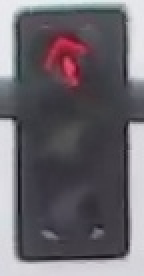
#> input picture traffic_light_images/test/red/02ebf5b7-739f-4a80-a719-e0c465a5d390.jpg, 72 x 138 px (shown 2 times larger)
$ python -i test.py   (imports and definitions only)
#> lines starting #> are read from the running program, lines starting #| are printed output that depends on the picture; after the words box and inside, x2 and y2 are one past the last pixel; in counts of white or black regions, pixels touching at a corner belong together
### helpers.py
# Helper functions

import os
import glob # 폴더에서 이미지를 불러오기 위한 라이브러리
import matplotlib.image as mpimg


# 이 함수는 이미지와 라벨을 불러오고 리스트에 추가
# 리스트는 모든 이미지와 관련 라벨이 포함
# 예를 들어 데이터를 불러온 후 im_list[0][:]가 리스트의 첫번째 이미지-라벨 쌍
def load_dataset(image_dir):

#> called with image_dir = 'traffic_light_images/training/'
    im_list = []
    image_types = ["red", "yellow", "green"]

    for im_type in image_types:

        # glob는 "image_dir/im_type/*" 경로에 있는 모든 이미지를 읽음
        for file in glob.glob(os.path.join(image_dir, im_type, "*")):

            # 이미지에서 읽음
            im = mpimg.imread(file)
#> im is the input picture: shape (138, 72, 3); mean R, G, B 106.5, 102, 108.6

            # 이미지가 존재하는지/이미지가 올바르게 읽혔는지 확인
            if not im is None:
                # 이미지와 이미지의 타입(색상)을 리스트에 추가
                im_list.append((im, im_type))

    return im_list

### test.py
import cv2 # computer vision library
import helpers # helper functions

import random
import numpy as np
import matplotlib.pyplot as plt
import matplotlib.image as mpimg # for loading in images

'''
Function
'''
# This function should take in an RGB image and return a new, standardized version
def standardize_input(image):

    ## TODO: Resize image and pre-process so that all "standard" images are the same size
    copy_im = np.copy(image)

    # Define how many pixels to slice off the sides of the original image
    crop_percent = 10
    row_crop = int(copy_im.shape[1] * crop_percent /100)
    col_crop = int(copy_im.shape[0] * crop_percent /100)

    # Using image slicing, subtract the row_crop from top/bottom and col_crop from left/right
    cropped_copy_im = image[row_crop:-row_crop, col_crop:-col_crop, :]
    standard_im = cv2.resize(cropped_copy_im, (32, 32))

    return standard_im

## TODO: One hot encode an image label
## Given a label - "red", "green", or "yellow" - return a one-hot encoded label

# Examples:
# one_hot_encode("red") should return: [1, 0, 0]
# one_hot_encode("yellow") should return: [0, 1, 0]
# one_hot_encode("green") should return: [0, 0, 1]

def one_hot_encode(label):

    ## TODO: Create a one-hot encoded label that works for all classes of traffic lights

    if label =='red':
        one_hot_encoded = [1, 0, 0]
    elif label == 'yellow':
        one_hot_encoded =[0, 1, 0]
    else:
        one_hot_encoded = [0 ,0, 1]

    return one_hot_encoded

def standardize(image_list):

    # Empty image data array
    standard_list = []

    # Iterate through all the image-label pairs
    for item in image_list:
        image = item[0]
        label = item[1]

        # Standardize the image
        standardized_im = standardize_input(image)

        # One-hot encode the label
        one_hot_label = one_hot_encode(label)

        # Append the image, and it's one hot encoded label to the full, processed list of image data
        standard_list.append((standardized_im, one_hot_label))
#> this loop made 4 passes
#> pass 1, in standardize_input, `cropped_copy_im = image[row_crop:-row_crop, col_crop:-col_crop, :]`:
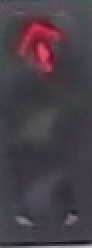
#> cropped_copy_im: shape (124, 46, 3) (shown 2 times larger); mean R, G, B 72.7, 63.8, 71.3
#> pass 1, in standardize_input, `standard_im = cv2.resize(cropped_copy_im, (32, 32))`:
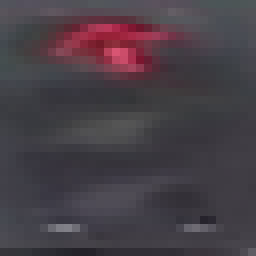
#> standard_im: shape (32, 32, 3) (shown 8 times larger); mean R, G, B 71.7, 62.9, 70.3
#> pass 2, in standardize_input (call 2), `cropped_copy_im = image[row_crop:-row_crop, col_crop:-col_crop, :]`:
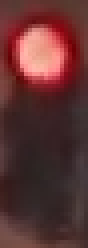
#> cropped_copy_im: shape (62, 22, 3) (shown 4 times larger); mean R, G, B 93.9, 50.3, 49.7
#> after the loop:
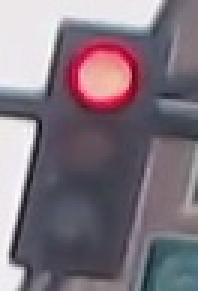
#> image: shape (97, 66, 3) (shown 3 times larger); mean R, G, B 128, 116.4, 126.5

    return standard_list

'''
Execution
'''
# Image data directories
IMAGE_DIR_TRAINING = "traffic_light_images/training/"
IMAGE_DIR_TEST = "traffic_light_images/test/"

# Using the load_dataset function in helpers.py
# Load training data
IMAGE_LIST = helpers.load_dataset(IMAGE_DIR_TRAINING)

## TODO: Write code to display an image in IMAGE_LIST (try finding a yellow traffic light!)
## TODO: Print out 1. The shape of the image and 2. The image's label

# The first image in IMAGE_LIST is displayed below (without information about shape or label)

#image number, i
i = 750

# [1 line that did not run here, left out]
# [1 line that did not run here, left out]
# [6 lines not run here, left out]

# Importing the tests
import test_functions
# [1 line that did not run here, left out]

# Test for one_hot_encode function
# [1 line not run here, left out]

# Standardize all training images
STANDARDIZED_LIST = standardize(IMAGE_LIST)

## TODO: Display a standardized image and its label
# [3 lines not run here, left out]

f, (ax1, ax2) = plt.subplots(1, 2, figsize=(20,10))
# [4 lines not run here, left out]

# Convert and image to HSV colorspace
# Visualize the individual color channels

image_num = 750
# [1 line that did not run here, left out]
# [1 line that did not run here, left out]

# Convert to HSV
# [1 line that did not run here, left out]

# Print image label
# [1 line not run here, left out]

# HSV channels
# [1 line that did not run here, left out]
# [1 line that did not run here, left out]
# [1 line that did not run here, left out]

# Plot the original image and the three channels
f, (ax1, ax2, ax3, ax4) = plt.subplots(1, 4, figsize=(20,10))
# [8 lines not run here, left out]

## TODO: Create a brightness feature that takes in an RGB image and outputs a feature vector and/or value
## This feature should use HSV colorspace values


def create_hsv(rgb_image):

    ## TODO: Convert image to HSV color space
    hsv = cv2.cvtColor(rgb_image, cv2.COLOR_RGB2HSV)

    ## Add up all the pixel values and calculate the average brightness
    area =hsv.shape[0]*hsv.shape[1] #pixels

    #H channel
    h_sum_brightness = np.sum(hsv[:,:,0])
    h_avg = h_sum_brightness/area

    #S channel
    s_sum_brightness = np.sum(hsv[:,:,1])
    s_avg = s_sum_brightness/area

    #V channel
    v_sum_brightness = np.sum(hsv[:,:,2])
    v_avg = v_sum_brightness/area


    return h_avg, s_avg, v_avg


    ## TODO: Create and return a feature value and/or vector


def create_mask_image(rgb_image,label):

    #Convert image to HSV color space
    hsv = cv2.cvtColor(rgb_image, cv2.COLOR_RGB2HSV)

    #analyze histogram
    if label == 'red':
        red_mask1 = cv2.inRange(hsv, (0,30,50), (10,255,255))
        red_mask2 = cv2.inRange(hsv, (150,40,50), (180,255,255))
        mask = cv2.bitwise_or(red_mask1,red_mask2)

    elif label == 'yellow':
        mask = cv2.inRange(hsv, (10,10,110), (30,255,255))

    #green
    else:
        mask = cv2.inRange(hsv, (45,40,120), (95,255,255))

    res = cv2.bitwise_and(rgb_image,rgb_image,mask = mask)

    return res

def create_feature(rgb_image):

    h,s,v = create_hsv(rgb_image)
#> in create_hsv, `hsv = cv2.cvtColor(rgb_image, cv2.COLOR_RGB2HSV)`: hsv: shape (138, 72, 3); mean H, S, V 125.2, 28.6, 111.9
#> in create_hsv, `h_sum_brightness = np.sum(hsv[:,:,0])`: h_sum_brightness = 1244230
#> in create_hsv, `h_avg = h_sum_brightness/area`: h_avg = 125.2
#> in create_hsv, `s_sum_brightness = np.sum(hsv[:,:,1])`: s_sum_brightness = 284333
#> in create_hsv, `s_avg = s_sum_brightness/area`: s_avg = 28.62
#> in create_hsv, `v_sum_brightness = np.sum(hsv[:,:,2])`: v_sum_brightness = 1111382
#> in create_hsv, `v_avg = v_sum_brightness/area`: v_avg = 111.9
#> h = 125.2; s = 28.62; v = 111.9
    image = np.copy (rgb_image)

    #apply mask
    red_mask = create_mask_image(image,'red')
#> in create_mask_image, `red_mask1 = cv2.inRange(hsv, (0,30,50), (10,255,255))`:
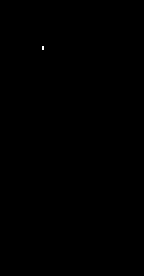
#> red_mask1: shape (138, 72) (shown 2 times larger); 0.02% white in thin lines or dots, all inside (x1, y1, x2, y2) = (21, 23, 22, 25)
#> in create_mask_image, `red_mask2 = cv2.inRange(hsv, (150,40,50), (180,255,255))`:
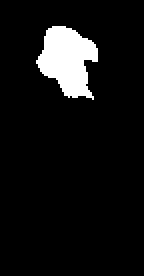
#> red_mask2: shape (138, 72) (shown 2 times larger); 7.3% white; 1 white region, box (x1, y1, x2, y2) and area: (18, 13, 49, 50) 727
#> in create_mask_image, `mask = cv2.bitwise_or(red_mask1,red_mask2)`: mask: shape (138, 72); 7.3% white; 1 white region, box (x1, y1, x2, y2) and area: (18, 13, 49, 50) 729
#> in create_mask_image, `res = cv2.bitwise_and(rgb_image,rgb_image,mask = mask)`:
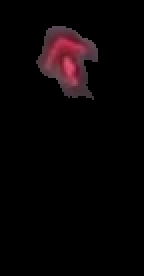
#> res: shape (138, 72, 3) (shown 2 times larger); mean R, G, B 8.3, 4, 5
    yellow_mask = create_mask_image(image,'yellow')
#> in create_mask_image (call 2), `mask = cv2.inRange(hsv, (10,10,110), (30,255,255))`: mask: shape (138, 72); every value is 0
#> in create_mask_image (call 2), `res = cv2.bitwise_and(rgb_image,rgb_image,mask = mask)`: res: shape (138, 72, 3); every value is 0
    green_mask = create_mask_image(image,'green')
#> in create_mask_image (call 3), `mask = cv2.inRange(hsv, (45,40,120), (95,255,255))`: mask: shape (138, 72); 0.07% white in thin lines or dots, all inside (x1, y1, x2, y2) = (17, 4, 36, 6)

    #slice into 3 parts, up, middle, down
    up = red_mask[0:10, :, :]
    middle = yellow_mask[11:20, :, :]
    down = green_mask[21:32, :, :]


    #find out hsv values based on each of the 3 parts

    h_up, s_up, v_up = create_hsv(up)
#> h_up = 0; s_up = 0; v_up = 0
    h_middle, s_middle, v_middle = create_hsv(middle)
#> h_middle = 0; s_middle = 0; v_middle = 0
    h_down, s_down, v_down = create_hsv(down)
#> h_down = 0; s_down = 0; v_down = 0

    #v in hsv can detect whether theres value in up,middle or down

#> (the run stopped early here; a loop or call above may not have finished)
